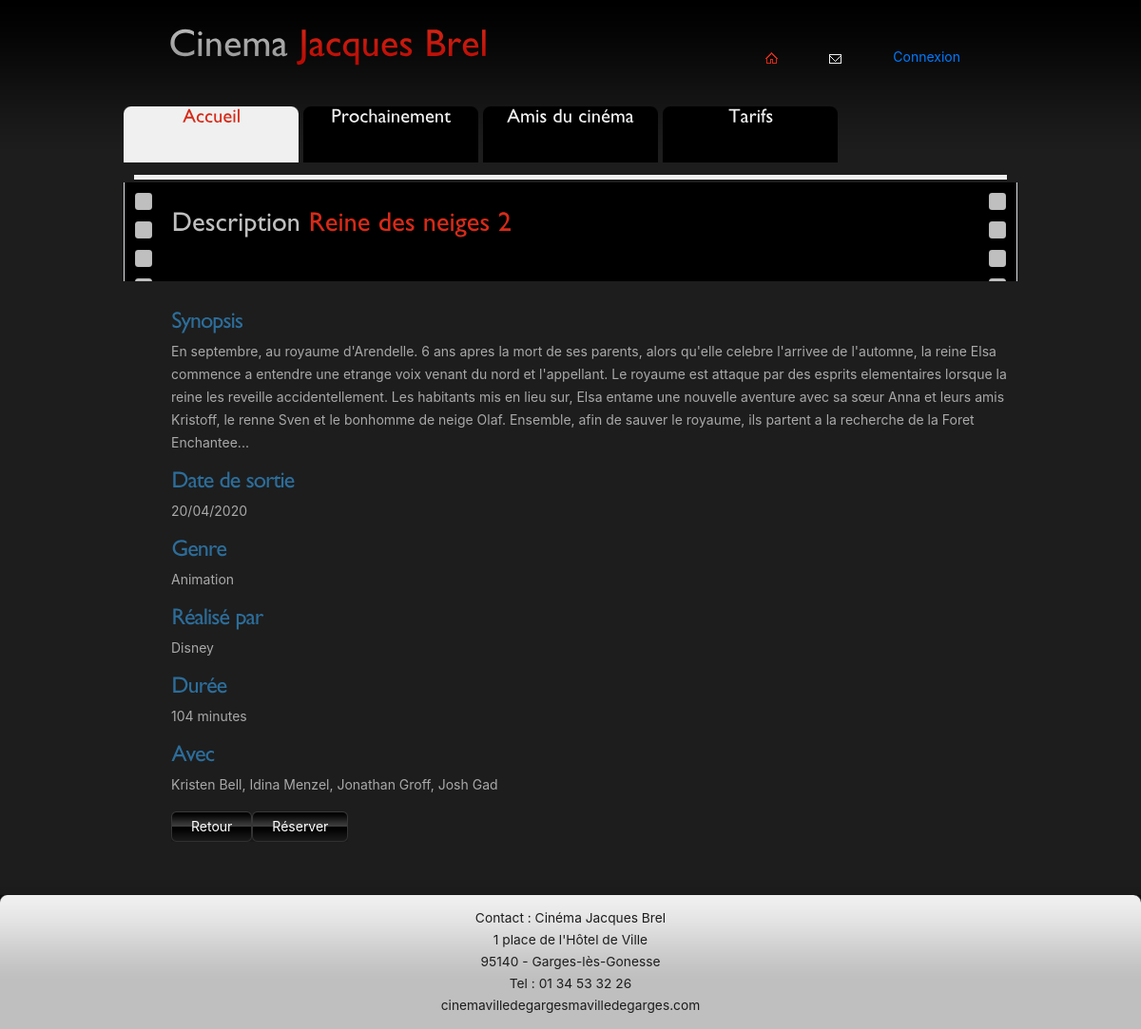
/index.php?page=7&idfilm=1, run on the app's committed database.
### tables this page shows
CREATE TABLE IF NOT EXISTS `film` (
  `idfilm` int(11) NOT NULL AUTO_INCREMENT,
  `VISA` char(15) NOT NULL,
  `NOMCOMPAGNIE` varchar(128)  NOT NULL,
  `CODEGENRE` char(32)  NOT NULL,
  `TITRE` varchar(50) DEFAULT NULL,
  `DUREE` smallint(6) DEFAULT NULL,
  `VERSION` char(30) DEFAULT NULL,
  `DATELIMITE` date DEFAULT NULL,
  `URL` varchar(100) NOT NULL,
  `dateSortie` date NOT NULL,
  `avec` mediumtext NOT NULL,
  `synopsis` mediumtext NOT NULL,
  `prochainement` tinyint(1) NOT NULL,
  PRIMARY KEY (`idfilm`),
  KEY `I_FK_FILM_MAISONEDITION` (`NOMCOMPAGNIE`),
  KEY `I_FK_FILM_GENRE` (`CODEGENRE`)
);

### controleur/controleur.class.php (called while the page is built, shortened)
<?php
    require_once ("Modele/modele.film.php");
    class Controleur
    {
        private $unModele;
        public function __construct(){
            $this -> unModele = new Modele();
        }
        public function selectWhereFilm ($idfilm){
            return $this -> unModele -> selectWhereFilm ($idfilm);
        }
    }
?>

### Modele/modele.film.php (called while the page is built, shortened)
<?php
class Modele {
	private $pdo ;
	public function __construct(){
		$this -> pdo = null;
		try{
			$this -> pdo = new PDO("mysql:host=localhost;dbname=ppecinema","geny","geny", array(PDO::MYSQL_ATTR_INIT_COMMAND => "SET NAMES utf8"));
		}
		catch(PDOException $exp){
			echo "Impossible de se connecter au serveur Mysql / ppecinema";
			echo $exp -> getMessage();
		}
	}
	public function selectWhereFilm ($idfilm){
			if($this -> pdo != null){
				$requete = "SELECT * from film where idfilm = :idfilm;";
				$donnees = array (":idfilm" => $idfilm);
				$select = $this -> pdo -> prepare ($requete);
				$select -> execute($donnees);
				return $select -> fetch();
			}else{
				return null;
			}
	}
}
?>

### description/Desc-ReineDesNeignes2.php (the view, shortened to what this page needs)
<?php
    if(isset($_GET['idfilm'])){
        $idfilm = $_GET['idfilm'];
        $unFilm = $unControleur -> selectWhereFilm($idfilm);
    }
?>
<!DOCTYPE>
<html>
<head>
</head>
<body>
    <div id="content">
        <div class="line-hor"></div>
        <div class="box">
            <div class="border-right">
                <div class="border-left">
                    <div class="inner">
                        <h3>Description <span><?php echo $unFilm['TITRE'];?></span></h3>
                    </div>
                </div>
            </div>
        </div>
        <div class="content">
            <ul class="movies">
                <h4><span>Synopsis</span></h4>
                <p align="left">
                    <?php echo $unFilm['synopsis'];?>
                </p>
                <h4><span>Date de sortie</span></h4>
                <p><?php echo strftime("%d/%m/%Y", strtotime($unFilm['dateSortie']));?></p>
                <h4><span>Genre</span></h4>
                <p><?php echo $unFilm['CODEGENRE'];?></p>
                <h4><span>Réalisé par</span></h4>
                <p><?php echo $unFilm['NOMCOMPAGNIE'];?></p>
                <h4><span>Durée</span></h4>
                <p><?php echo $unFilm['DUREE'];?> minutes</p>
                <h4><span>Avec</span></h4>
                <p><?php echo $unFilm['avec'];?> </p>
                <div class="wrapper">
                    <a href="index.php?page=0" class="link2">
                        <span>
                            <span>Retour</span>
                        </span>
                    </a>
                    <a href="index.php?page=8&idfilm=<?php echo $unFilm['idfilm']; ?>" class="link2">
                        <span>
                            <span>Réserver</span>
                        </span>
                    </a>
                </div>
            </ul>
        </div>
    </div>
</body>
</html>

### style.css (style rules this page uses)
* { margin: 0; padding: 0; }
html, body { min-width: 940px; }
body { background: rgb(0, 0, 0); font-family: Arial, Helvetica, sans-serif; font-size: 100%; line-height: 1em; color: #858585; }
p { margin: 0; padding: 0; color: darkgrey; }
ul, ol { list-style: none; color: darkgray; }
.wrapper { width: 100%; overflow: hidden }
.movies { width: 100% }
p { margin-bottom: 15px; line-height: 1.714em }
a { color: #e1e1e1; outline: none }
h3 { font-size: 30px; line-height: 1.2em; color: #bfbfbf; margin-bottom: 20px }
h3 span { color: #d72a18 }
h4 { font-size: 20px; line-height: 1.2em; letter-spacing: -1px; color: #2c6d9a; margin-bottom: 18px }
.link2 { display: block; float: left; background: url(images/link2-right.gif) no-repeat right top; color: #fff; cursor: pointer; text-decoration: none; line-height: 1em }
.link2 span { display: block; float: left; padding: 0 6px; background: url(images/link2-left.gif) no-repeat left top }
.link2 span span { display: block; background: url(images/link2-tail.gif) repeat-x left top; padding: 9px 15px 10px 15px }
.line-hor { overflow: hidden; font-size: 0; line-height: 0; width: 918px; height: 8px; margin-left: 11px; background: url(images/line-hor.gif) repeat-x left top; z-index: 1; position: relative }
.box { background: #000; width: 100%; margin-top: -3px }
.box .border-left { background: url(images/border-left.gif) repeat-y left top }
.box .border-right { background: url(images/border-right.gif) repeat-y right top }
.box .inner { padding: 28px 50px 25px 50px }
#content .content { padding: 30px 0 39px 50px }
#page1 #content .box { margin: 0 }

### data on the page
film: synopsis "En septembre, au royaume d'Arendelle. 6 ans apres la mort de ses parents, alors qu'elle celebre l'arrivee de l'automne, la reine Elsa commence a entendre une etrange voix venant du nord et l'appellant. Le royaume est attaque par des esprits elementaires lorsque la reine les reveille accidentellement. Les habitants mis en lieu sur, Elsa entame une nouvelle aventure avec sa sœur Anna et leurs amis Kristoff, le renne Sven et le bonhomme de neige Olaf. Ensemble, afin de sauver le royaume, ils partent a la recherche de la Foret Enchantee...", dateSortie "20/04/2020", CODEGENRE "Animation", NOMCOMPAGNIE "Disney", DUREE "104", avec "Kristen Bell, Idina Menzel, Jonathan Groff, Josh Gad"
